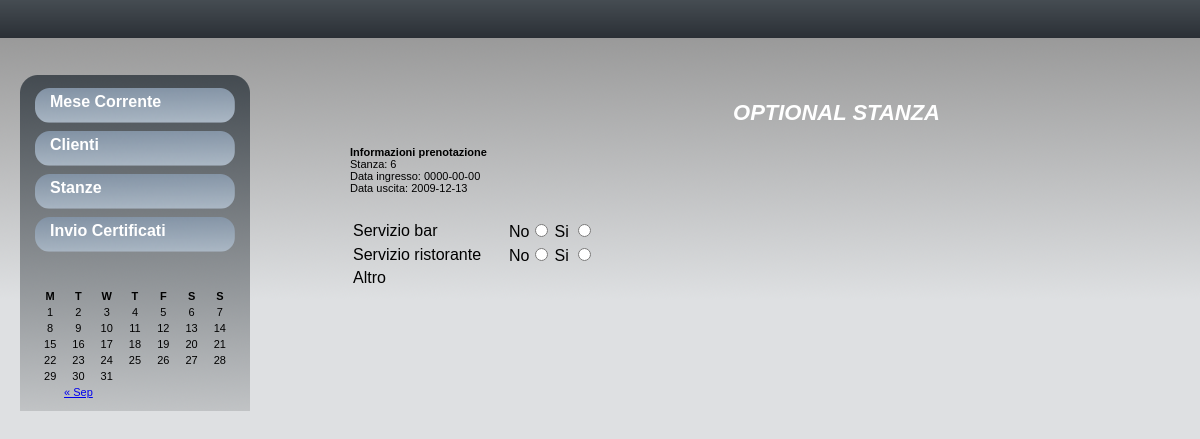
Screenshot of /option_booking.php?id_booking=16 with the database file from the repository.
### tables this page shows
CREATE TABLE IF NOT EXISTS `booking` (
  `id` int(11) NOT NULL auto_increment,
  `client` int(11) NOT NULL,
  `room` int(11) NOT NULL,
  `date_in` timestamp NOT NULL default '0000-00-00 00:00:00',
  `date_out` timestamp NOT NULL default '0000-00-00 00:00:00',
  `note` text,
  `timeStamp` timestamp NOT NULL default CURRENT_TIMESTAMP on update CURRENT_TIMESTAMP,
  PRIMARY KEY  (`id`)
);

### function/function_booking.php (called while the page is built, shortened)
<?php
function getBookingById($id) {
	$link = mysql_connect(DB_ADDRESS,USER,PASS);
	$db_selected = mysql_select_db(DB_NAME, $link);
	$query = "SELECT * FROM booking WHERE id = ".$id.";";
	$result = mysql_query($query);
	if ($row = mysql_fetch_assoc($result)) {
		$booking = $row;
	}
	return $booking;
}
?>

### option_booking.php (the view)
<?php
include 'include/pagina_apertura.php';
include_once 'function/function_booking.php';
?><div id="titoloContenuti">OPTIONAL STANZA</div><?php
$id_booking = $_REQUEST['id_booking'];
	$booking = getBookingById($id_booking);
	echo "<b>Informazioni prenotazione</b>";
	echo "<br>Stanza: ".$booking['room'];
	echo "<br>Data ingresso: ".substr($booking['date_in'],0,10);;
	echo "<br>Data uscita: ".substr($booking['date_out'],0,10);;
	echo "<br><br><br>";
	?>
	<table align="left">
	<tr>
		<td>Servizio bar</td>
		<td></td><td></td><td></td>
		<td></td><td></td><td></td>
		<td>No<input type="radio" name="bar" value="No"/></td>
		<td>Si <input type="radio" name="bar" value="Si"/></td>
	</tr>
	<tr>
		<td>Servizio ristorante</td>
		<td></td><td></td><td></td>
		<td></td><td></td><td></td>
		<td>No<input type="radio" name="restorant" value="No"/></td>
		<td>Si <input type="radio" name="restorant" value="Si"/></td>
	</tr>
	<tr>
		<td>Altro</td>
	</tr>
</table>
	<?php
	include 'include/pagina_chiusura.php';
?>

### hotel.css (style rules this page uses)
body { margin: 0px 0px 0px 0px; background: #dee0e2; text-align: justify; font-family: Tahoma, Arial, Helvetica, sans-serif; font-size: 11px; color: black; background-image: url(images/top_bar_alta.png); background-repeat: repeat-x; height: 38px; }
#titoloContenuti { color: white; text-align: right; font-size: 22px; font-style: italic; font-weight: bold; padding-right: 60px; padding-top: 15px; margin-bottom: 20px; }

### rows the page displays
booking: room "6", date_in "0000-00-00", date_out "2009-12-13"
